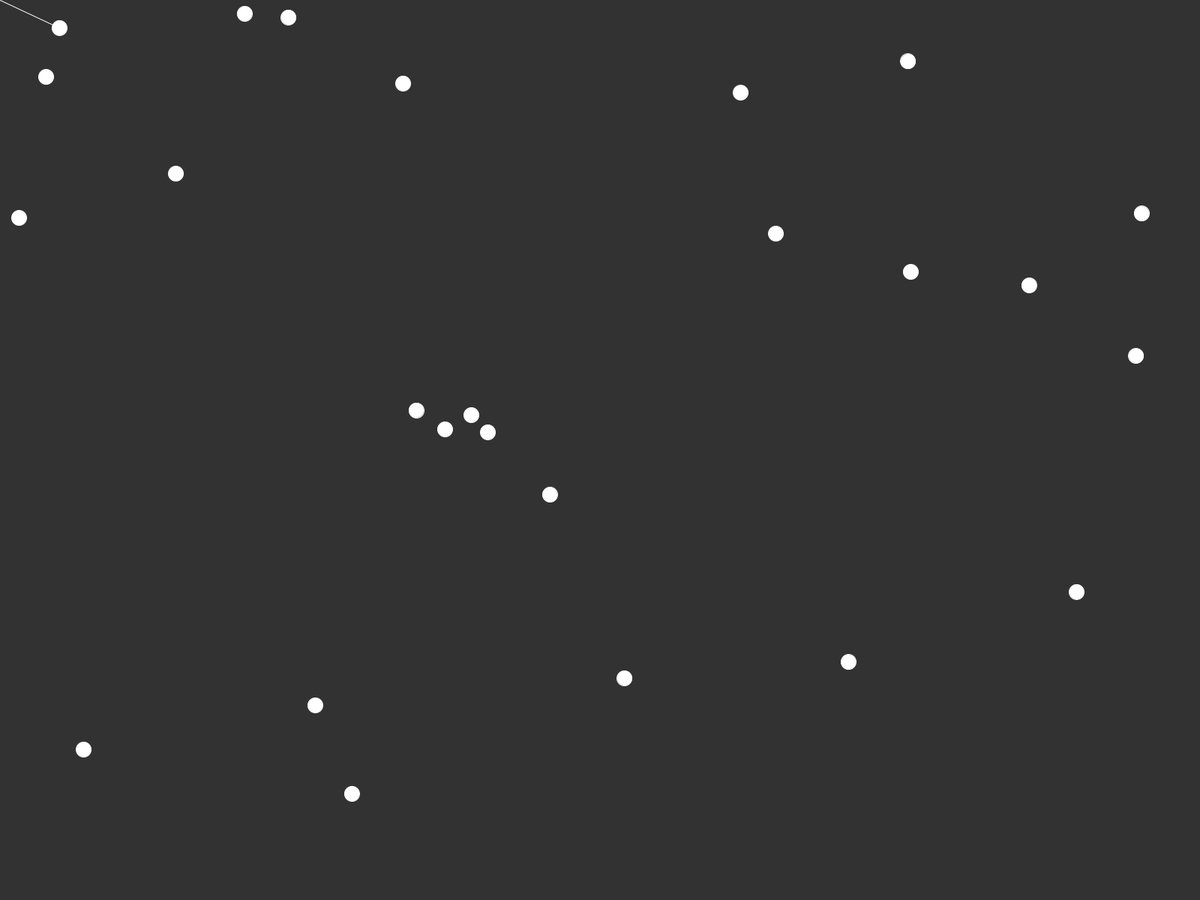
Frame 1 (no input)
Frame 60 (the mouse pressed at the canvas centre just before this capture): identical to frame 1, image omitted
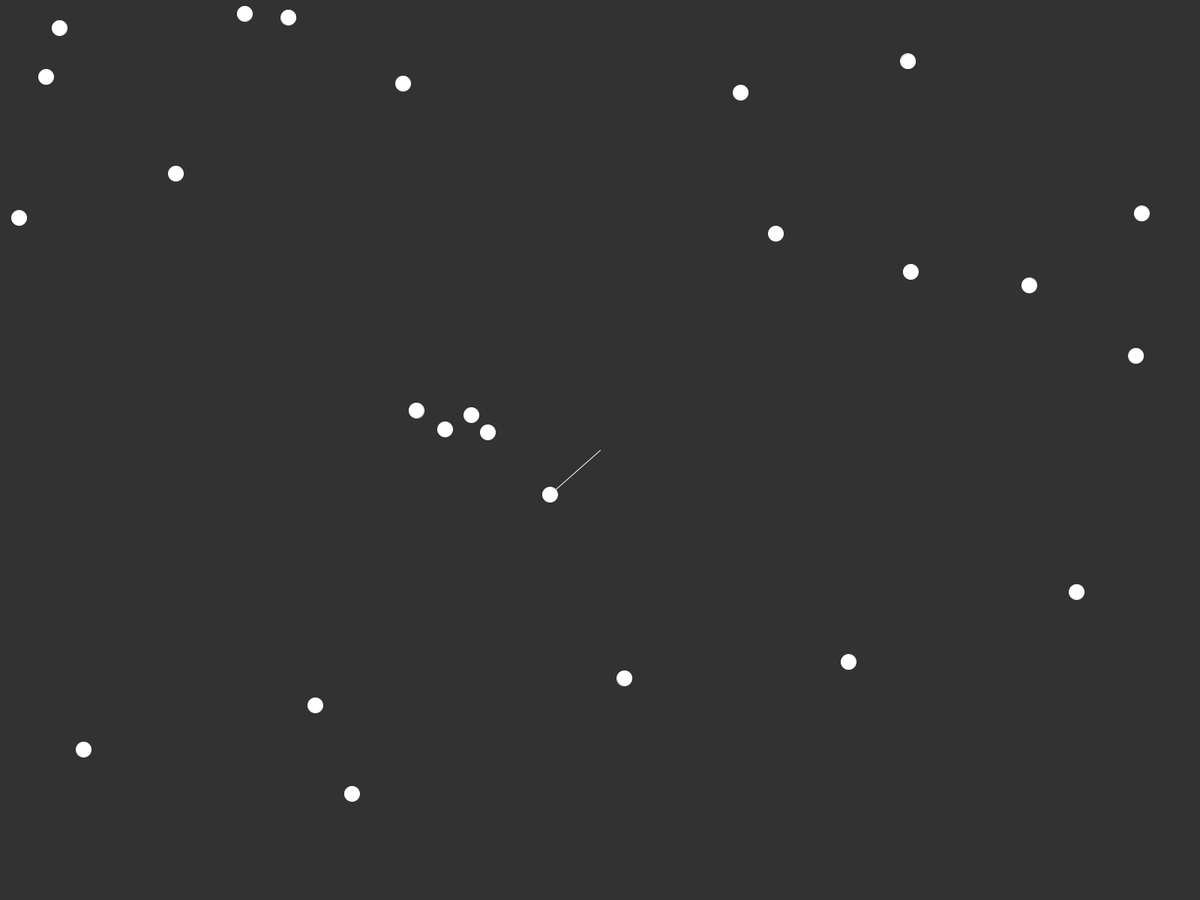
Frame 120 (the mouse held since frame 60 and released just before this capture)

The Processing sketch that drew these frames (run headless with seeded random() and noise(); from frame 60 on, the mouse is pressed at the canvas centre):

// Processing sketch: drawLineToClosestDot
// ── drawLineToClosestDot.pde
// Importing ArrayList to store coordinates
ArrayList<PVector> coords = new ArrayList<PVector>(); // List to hold the positions of the dots
int numDots = 25; // Number of dots to display on the screen

void setup(){
  fullScreen(); // Sets up a fullscreen window
  
  // Initialize the positions of the dots
  for(int i = 0; i < numDots; i++){
    // Generate random positions for each dot within the screen dimensions
    coords.add(new PVector(random(width), random(height)));
  }
  
  stroke(255); // Set the stroke color (outline) to white
}

void draw(){
  background(50); // Clear the screen with a dark gray background

  int closestIndex = 0; // Index of the closest dot to the mouse
  // Calculate the distance from the first dot to the mouse pointer
  float distance = dist(coords.get(0).x, coords.get(0).y, mouseX, mouseY);
  
  // Loop through all the dots
  for(int i = 0; i < numDots; i++){
    PVector temp = coords.get(i); // Get the position of the current dot
    circle(temp.x, temp.y, 20); // Draw the dot as a circle with a diameter of 20
    
    // Calculate the distance from the current dot to the mouse pointer
    float newDistance = dist(coords.get(i).x, coords.get(i).y, mouseX, mouseY);
    if(newDistance < distance){ // If the current dot is closer than the previous closest dot
      distance = newDistance; // Update the closest distance
      closestIndex = i; // Update the index of the closest dot
    } 
  }
  
  // Get the position of the closest dot
  PVector closest = coords.get(closestIndex);
  // Draw a line connecting the mouse pointer to the closest dot
  line(mouseX, mouseY, closest.x, closest.y);
}

void mousePressed(){
  // This function is currently empty, but it can be used to add interaction
}
